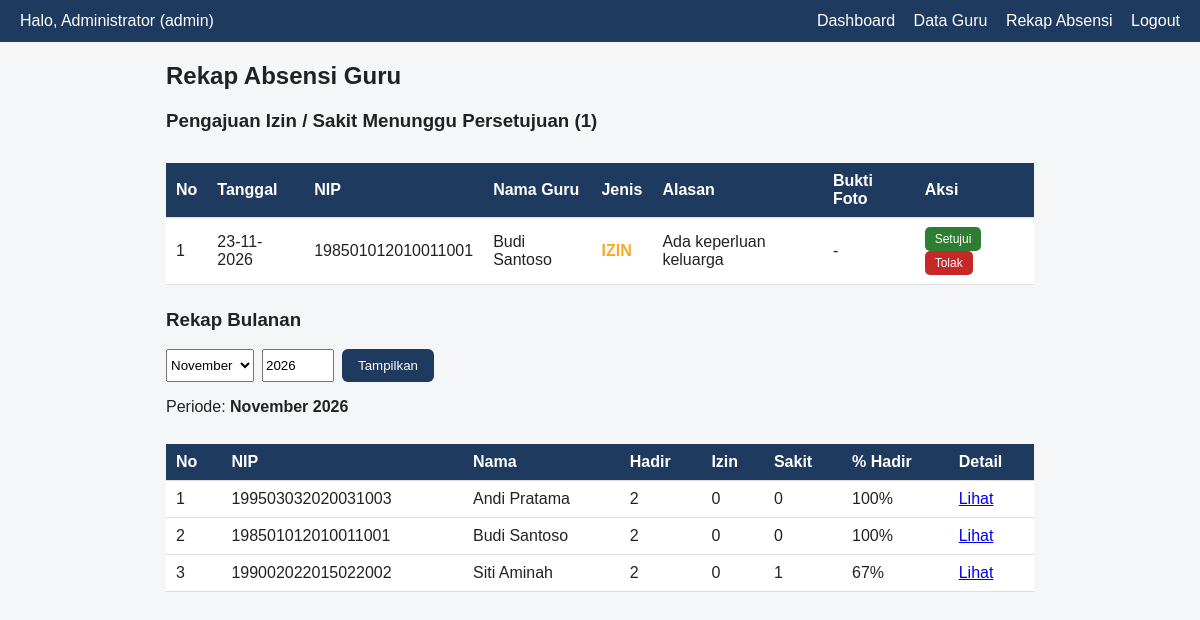
Page /admin/rekap.php (signed in) on the committed database.
### tables this page shows
CREATE TABLE absensi (
  id_absensi  INT AUTO_INCREMENT PRIMARY KEY,
  id_guru     INT NOT NULL,
  tanggal     DATE NOT NULL,
  status      ENUM('hadir','izin','sakit') NOT NULL,
  status_approval ENUM('disetujui','pending','ditolak') NOT NULL DEFAULT 'disetujui',  
  keterangan  TEXT NULL,              
  bukti_foto  VARCHAR(255) NULL,      
  waktu_absen DATETIME NOT NULL DEFAULT CURRENT_TIMESTAMP,
  UNIQUE KEY uniq_guru_tanggal (id_guru, tanggal),   
  FOREIGN KEY (id_guru) REFERENCES guru(id_guru) ON DELETE CASCADE
);

CREATE TABLE guru (
  id_guru            INT AUTO_INCREMENT PRIMARY KEY,
  email              VARCHAR(100) NOT NULL UNIQUE,
  password           VARCHAR(255) NOT NULL,    
  nip                VARCHAR(20)  NOT NULL UNIQUE,
  nama               VARCHAR(100) NOT NULL,
  jabatan            VARCHAR(50)  NOT NULL,
  status_kepegawaian ENUM('PNS','PPPK','Honorer') NOT NULL,
  mapel              VARCHAR(50)  NOT NULL,
  tanggal_bergabung  DATE NOT NULL,
  no_hp              VARCHAR(15)
);

### connection.php (called while the page is built, shortened)
<?php
function jalankan($koneksi, $sql, $tipe = "", $params = []) {
    $stmt = mysqli_prepare($koneksi, $sql);
    if ($tipe != "") {
        mysqli_stmt_bind_param($stmt, $tipe, ...$params);
    }
    if (!mysqli_stmt_execute($stmt)) {
        die("Query gagal: " . mysqli_stmt_error($stmt));
    }
    return $stmt;
}
function ambil_semua($koneksi, $sql, $tipe = "", $params = []) {
    $stmt  = jalankan($koneksi, $sql, $tipe, $params);
    $hasil = mysqli_stmt_get_result($stmt);
    return mysqli_fetch_all($hasil, MYSQLI_ASSOC);
}
function e($teks) {
    return htmlspecialchars($teks ?? '', ENT_QUOTES, 'UTF-8');
}

### admin/rekap.php (the view, shortened to what this page needs)
<?php
require '../connection.php';
$nama_bulan = [1 => 'Januari', 'Februari', 'Maret', 'April', 'Mei', 'Juni',
               'Juli', 'Agustus', 'September', 'Oktober', 'November', 'Desember'];
$bulan = (int)($_GET['bulan'] ?? date('n'));
$tahun = (int)($_GET['tahun'] ?? date('Y'));
$pengajuan_pending = ambil_semua(
    $koneksi,
    "SELECT a.id_absensi, a.tanggal, a.status, a.keterangan, a.bukti_foto, a.waktu_absen,
            g.nip, g.nama
     FROM absensi a
     JOIN guru g ON g.id_guru = a.id_guru
     WHERE a.status IN ('izin', 'sakit') AND a.status_approval = 'pending'
     ORDER BY a.tanggal DESC, a.waktu_absen DESC"
);
$rekap = ambil_semua(
    $koneksi,
    "SELECT g.id_guru, g.nip, g.nama,
            COALESCE(SUM(a.status = 'hadir' AND a.status_approval = 'disetujui'), 0) AS hadir,
            COALESCE(SUM(a.status = 'izin'  AND a.status_approval = 'disetujui'), 0) AS izin,
            COALESCE(SUM(a.status = 'sakit' AND a.status_approval = 'disetujui'), 0) AS sakit,
            ROUND(
                SUM(a.status = 'hadir' AND a.status_approval = 'disetujui') /
                NULLIF(SUM(a.status_approval = 'disetujui'), 0) * 100
            ) AS persen_hadir
     FROM guru g
     LEFT JOIN absensi a ON a.id_guru = g.id_guru
          AND MONTH(a.tanggal) = ? AND YEAR(a.tanggal) = ?
     GROUP BY g.id_guru, g.nip, g.nama
     ORDER BY g.nama",
    "ii",
    [$bulan, $tahun]
);
?>
<!DOCTYPE html>
<html lang="id">
<head>
    <link rel="stylesheet" href="../css/style.css">
</head>
<body>
    <?php require '../partials/navbar.php'; ?>
    <div class="konten">
        <h2>Rekap Absensi Guru</h2>
        <h3>Pengajuan Izin / Sakit Menunggu Persetujuan (<?= count($pengajuan_pending) ?>)</h3>
        <div class="tabel-wrap">
        <table class="tabel">
            <tr>
                <th>No</th>
                <th>Tanggal</th>
                <th>NIP</th>
                <th>Nama Guru</th>
                <th>Jenis</th>
                <th>Alasan</th>
                <th>Bukti Foto</th>
                <th>Aksi</th>
            </tr>
            <?php $no = 1; foreach ($pengajuan_pending as $p) { ?>
            <tr>
                <td><?= $no++ ?></td>
                <td><?= e(date('d-m-Y', strtotime($p['tanggal']))) ?></td>
                <td><?= e($p['nip']) ?></td>
                <td><?= e($p['nama']) ?></td>
                <td class="status-<?= e($p['status']) ?>"><?= e(strtoupper($p['status'])) ?></td>
                <td><?= e($p['keterangan'] ?: '-') ?></td>
                <td>
                    <?php if (!empty($p['bukti_foto'])) { ?>
                        <a href="../uploads/bukti/<?= e(basename($p['bukti_foto'])) ?>" target="_blank">
                            <img src="../uploads/bukti/<?= e(basename($p['bukti_foto'])) ?>" alt="Bukti" class="bukti-img">
                        </a>
                    <?php } else { ?>
                        -
                    <?php } ?>
                </td>
                <td>
                    <form method="POST" action="approval_absen.php" class="form-inline">
                        <button type="submit" class="btn-setuju">Setujui</button>
                    </form>
                    <form method="POST" action="approval_absen.php" class="form-inline">
                        <button type="submit" class="btn-tolak">Tolak</button>
                    </form>
                </td>
            </tr>
            <?php } ?>
        </table>
        </div>
        <h3 style="margin-top: 24px;">Rekap Bulanan</h3>
        <form method="GET" class="filter">
            <select name="bulan">
                <?php foreach ($nama_bulan as $angka => $nama) { ?>
                    <option value="<?= $angka ?>" <?= $bulan == $angka ? 'selected' : '' ?>><?= $nama ?></option>
                <?php } ?>
            </select>
            <input type="number" name="tahun" value="<?= $tahun ?>" min="2000" max="2100">
            <button type="submit">Tampilkan</button>
        </form>
        <p>Periode: <strong><?= $nama_bulan[$bulan] ?> <?= $tahun ?></strong></p>
        <div class="tabel-wrap">
        <table class="tabel">
            <tr>
                <th>No</th>
                <th>NIP</th>
                <th>Nama</th>
                <th>Hadir</th>
                <th>Izin</th>
                <th>Sakit</th>
                <th>% Hadir</th>
                <th>Detail</th>
            </tr>
            <?php $no = 1; foreach ($rekap as $r) { ?>
            <tr>
                <td><?= $no++ ?></td>
                <td><?= e($r['nip']) ?></td>
                <td><?= e($r['nama']) ?></td>
                <td><?= (int)$r['hadir'] ?></td>
                <td><?= (int)$r['izin'] ?></td>
                <td><?= (int)$r['sakit'] ?></td>
                <td><?= $r['persen_hadir'] === null ? '-' : (int)$r['persen_hadir'] . '%' ?></td>
                <td><a href="detail_guru.php?id=<?= (int)$r['id_guru'] ?>&bulan=<?= $bulan ?>&tahun=<?= $tahun ?>">Lihat</a></td>
            </tr>
            <?php } ?>
        </table>
        </div>
    </div>
</body>
</html>

### partials/navbar.php (shortened to what this page needs)
<nav class="navbar">
    <span class="sapaan">Halo, <?= e($_SESSION['nama']) ?> (<?= e($_SESSION['role']) ?>)</span>
    <div class="menu">
        <?php if ($_SESSION['role'] == 'admin') { ?>
            <a href="dashboard.php">Dashboard</a>
            <a href="data_guru.php">Data Guru</a>
            <a href="rekap.php">Rekap Absensi</a>
        <?php } else { ?>
            <a href="dashboard.php">Absensi</a>
            <a href="profil.php">Profil</a>
        <?php } ?>
        <a href="../logout.php">Logout</a>
    </div>
</nav>

### css/style.css (style rules this page uses)
* { box-sizing: border-box; }
body { font-family: Arial, sans-serif; margin: 0; background: #f4f6f8; color: #222; }
.navbar { background: #1e3a5f; color: #fff; padding: 12px 20px; display: flex; justify-content: space-between; align-items: center; flex-wrap: wrap; gap: 8px; }
.navbar a { color: #fff; margin-left: 14px; text-decoration: none; }
.konten { max-width: 900px; margin: 20px auto; padding: 0 16px; }
.tabel-wrap { overflow-x: auto; }
.tabel { width: 100%; border-collapse: collapse; background: #fff; margin-top: 12px; }
.tabel th, .tabel td { padding: 9px 10px; border-bottom: 1px solid #ddd; text-align: left; }
.tabel th { background: #1e3a5f; color: #fff; }
.status-izin { color: #f9a825; font-weight: bold; }
.form button, .btn, .filter button { padding: 9px 16px; background: #1e3a5f; color: #fff; border: 0; border-radius: 6px; cursor: pointer; text-decoration: none; display: inline-block; margin-top: 14px; }
.filter { margin: 12px 0; display: flex; gap: 8px; }
.filter button { margin-top: 0; }
.form-inline { display: inline; }
.btn-setuju { padding: 5px 10px; background: #2e7d32; color: #fff; border: 0; border-radius: 5px; cursor: pointer; font-size: 12px; }
.btn-tolak { padding: 5px 10px; background: #c62828; color: #fff; border: 0; border-radius: 5px; cursor: pointer; font-size: 12px; }

### rows in the picture
absensi: tanggal "23-11-2026", id_guru.nip "198501012010011001", id_guru.nama "Budi Santoso", status "IZIN", keterangan "Ada keperluan keluarga"
guru: nip "199503032020031003", nama "Andi Pratama", hadir "2", izin "0", sakit "0", persen_hadir "100"
guru: nip "198501012010011001", nama "Budi Santoso", hadir "2", izin "0", sakit "0", persen_hadir "100"
guru: nip "199002022015022002", nama "Siti Aminah", hadir "2", izin "0", sakit "1", persen_hadir "67"

### other values in the picture
$_SESSION['nama'] "Administrator"
$_SESSION['role'] "admin"
count($pengajuan_pending) "1"
$nama_bulan[$bulan] "November"
$tahun "2026"
form field bulan "November"
